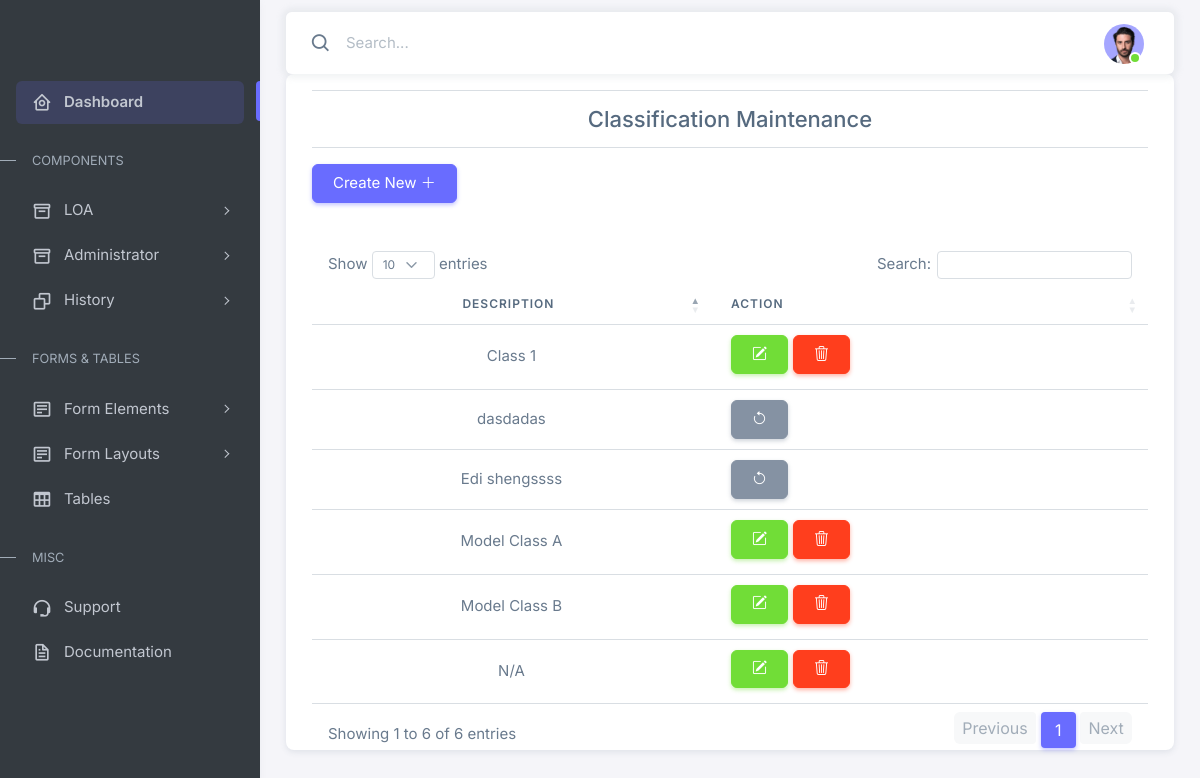
Screenshot of /admin/views/classification.php (signed in) with the database file from the repository.
### tables this page shows
CREATE TABLE `classifications` (
  `id` bigint(20) NOT NULL,
  `description` varchar(255) DEFAULT NULL,
  `is_deleted` tinyint(1) DEFAULT '0'
);

### admin/views/classification.php (the view, shortened to what this page needs)
<?php
include '../../connect.php';
if (isset($_SESSION['username'], $_SESSION['password'])) {
?>
    <!DOCTYPE html>
    <html lang="en">
    <head>
        <?php include '../components/header.php'; ?>
    </head>
    <body>
        <div class="layout-wrapper layout-content-navbar">
            <div class="layout-container">
                <?php include '../components/sidebar.php'; ?>
                <div class="layout-page">
                    <?php include '../components/navbar.php'; ?>
                    <div class="content-wrapper">
                        <div class="container">
                            <div class="card">
                                <div class="container">
                                    <hr>
                                    <div class="title justify-content-center align-items-center mx-auto text-center">
                                        <h4 class="fs-4 justify-content-center align-">
                                            Classification Maintenance
                                        </h4>
                                    </div>
                                    <hr>
                                    <form action="" class="mb-5">
                                        <button type="button" class="btn btn-primary" data-bs-toggle="modal" data-bs-target="#addClassification">Create New <i class="bi bi-plus-lg"></i></button>
                                    </form>
                                    <table class="table" id="example">
                                        <thead>
                                            <tr>
                                                <th class="text-center">Description</th>
                                                <th>Action</th>
                                            </tr>
                                        </thead>
                                        <tbody>
                                            <?php
                                            $query = "SELECT * FROM classifications";
                                            $result = $link->query($query);
                                            while ($row = $result->fetch_assoc()) {
                                            ?>
                                                <tr>
                                                    <td class="text-center"><?php echo $row['description'] ?></td>
                                                    <td>
                                                        <?php
                                                        if ($row['is_deleted'] === '0') {
                                                        ?>
                                                            <div class="contains">
                                                                <div class="columns">
                                                                    <button class="btn btn-success btntooltips" data-bs-toggle="modal" data-bs-target="#updateClassification-<?php echo $row['id'] ?>" title="Edit Classification">
                                                                        <i class="bi bi-pencil-square"></i>
                                                                    </button>
                                                                </div>
                                                                <div class="columns">
                                                                    <button class="btn btn-danger btntooltips deleteClassificationBtn" title="Delete Classification">
                                                                        <i class="bi bi-trash3"></i>
                                                                    </button>
                                                                </div>
                                                            </div>
                                                        <?php } else { ?>
                                                            <div class="columns">
                                                                <button class="btn btn-secondary btntooltips undoDeletedClassificationBtn" title="Undo Deleted Classification">
                                                                    <i class="bi bi-arrow-counterclockwise"></i>
                                                                </button>
                                                            </div>
                                </div>
                            <?php } ?>
                            </td>
                            </tr>
                        <?php } ?>
                            </div>
                        </div>
                    </div>
                </div>
            </div>
    </body>
    </html>
<?php
} else {
    header("Location: ../../index.php");
    exit(0);
}
?>

### admin/assets/css/demo.css (style rules this page uses)
.contains { display: grid !important; grid-template-columns: 0fr 0fr !important; grid-template-rows: 0fr 0fr !important; gap: 5px !important; margin: 0 auto !important; }

### rows the page displays
classifications: description "Class 1"
classifications: description "N/A"
classifications: description "Model Class A"
classifications: description "Model Class B"
classifications: description "Edi shengssss"
classifications: description "dasdadas"
